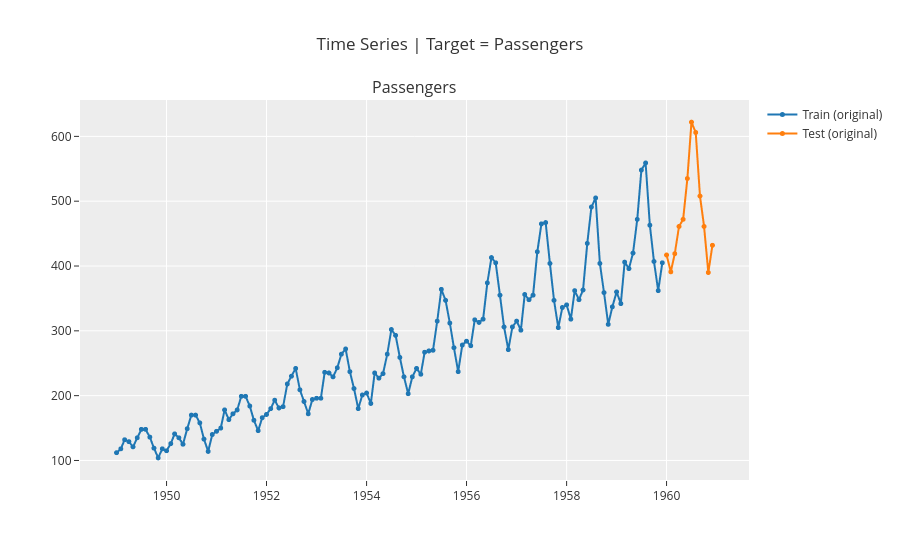

The code cell stored with this chart in its notebook:
### Markdown cell above
* The Ljung-Box test is a statistical test that is commonly used to check whether there are any autocorrelations in a time series. Specifically, it tests the null hypothesis that the autocorrelations of the time series data for lags 1 through K are all equal to zero.
* ADF null hypothesis: The time series has a unit root, meaning it is non-stationary. small p-value is in favor of stationarity.
* KPSS null hypothesis: The time series is stationary around a deterministic trend (or simply stationary if no trend is included in the test equation). Large p-value is in favor of stationarity
* Shapiro-Wilk null hypothesis: The sample comes from a normally distributed population. Large p-value is in favor of normality.

### Code cell
exp.plot_model(plot='train_test_split')

### Figure 1 — Plotly figure (JSON) as saved in the notebook; plotly's stock layout.template omitted (floating-point values rounded to 4 significant figures; data arrays with more than 128 entries replaced by an {"elided": "..."} marker saying what was removed)
{"data": [{"line": {"color": "rgb(31, 119, 180)", "width": 2}, "marker": {"color": "rgb(31, 119, 180)", "size": 5}, "mode": "lines+markers", "name": "Train (original)", "type": "scattergl", "x": {"elided": "144 str values"}, "xaxis": "x", "y": {"elided": "144 float values"}, "yaxis": "y"}, {"line": {"color": "rgb(255, 127, 14)", "width": 2}, "marker": {"color": "rgb(255, 127, 14)", "size": 5}, "mode": "lines+markers", "name": "Test (original)", "type": "scattergl", "x": {"elided": "144 str values"}, "xaxis": "x", "y": {"elided": "144 float values"}, "yaxis": "y"}], "layout": {"annotations": [{"font": {"size": 16}, "showarrow": false, "text": "Passengers", "x": 0.5, "xanchor": "center", "xref": "paper", "y": 1.0, "yanchor": "bottom", "yref": "paper"}], "showlegend": true, "title": {"text": "Time Series | Target = Passengers"}, "xaxis": {"anchor": "y", "domain": [0.0, 1.0]}, "yaxis": {"anchor": "x", "domain": [0.0, 1.0]}}}
